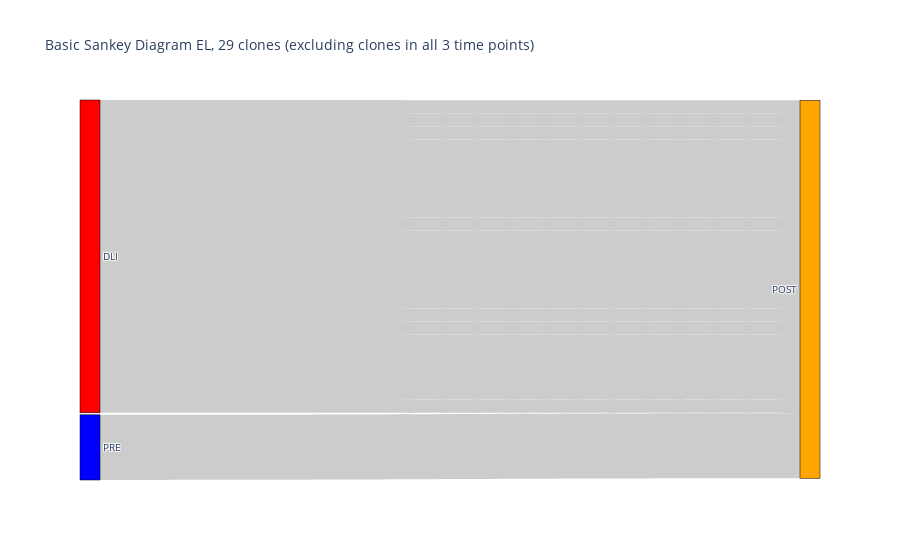
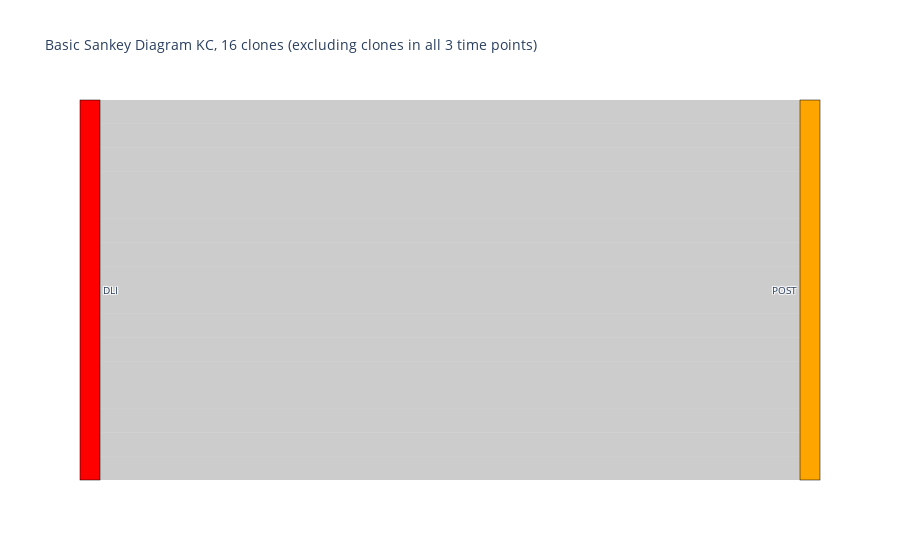
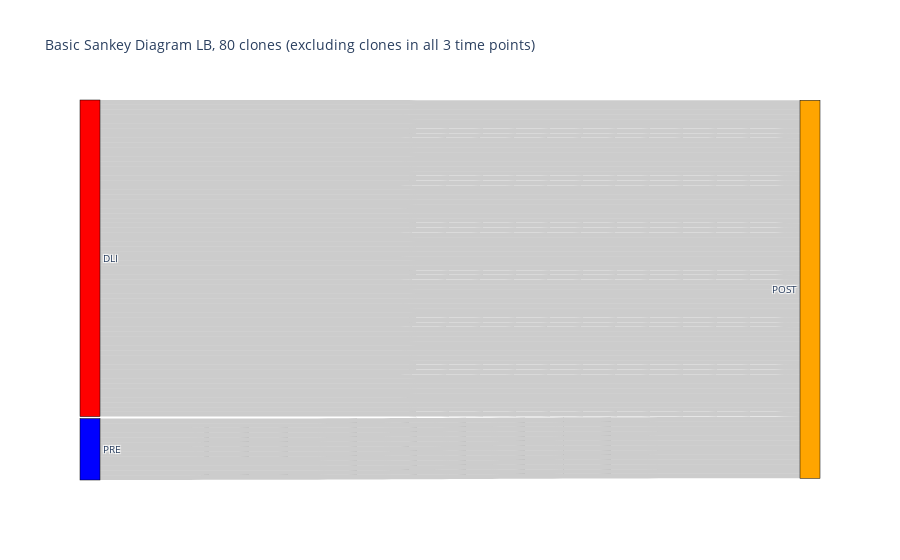
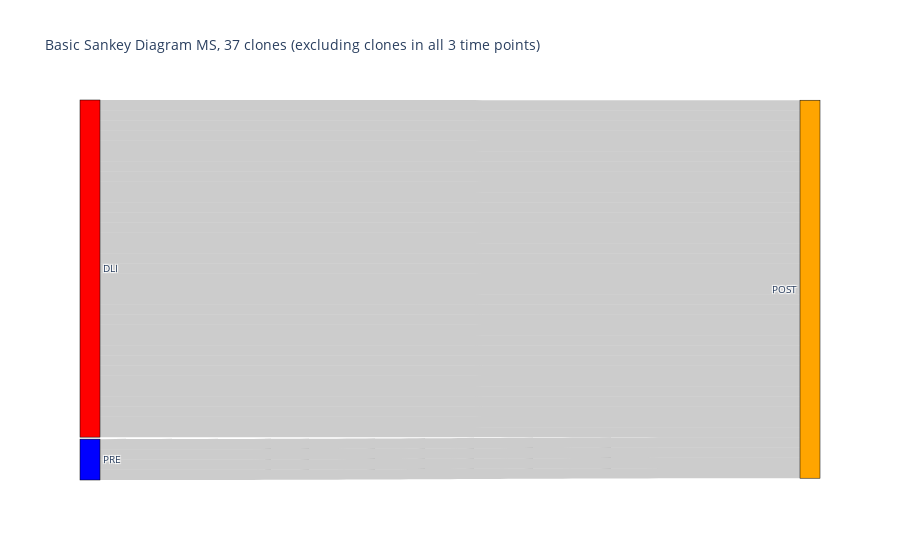

Write notebook code for charts like these, in order.
### Code cell
patients = [ 'EL', 'KC', 'LB', 'MS','AH', 'AM', 'GD', 'JS']

for patient in patients:
    sub = tcr[tcr['patient']==patient]
    cdr = np.unique(sub['cdr3'])
    sub_cdr = clone_df.loc[cdr]
    sub_cdr = sub_cdr[sub_cdr['POST']!=0]
    sub_cdr = sub_cdr[sub_cdr['PRE']+sub_cdr['DLI']!=0]


    sub_cdr[['PRE','POST','DLI']] = np.sign(sub_cdr[['PRE','POST','DLI']] )
    ms = sub_cdr[['PRE','POST','DLI']].sum(axis = 1)
    keep = ms.index[ms<3]
    sub_cdr = sub_cdr.loc[keep]
    


    # starting with just dli->post
    source_arr = []
    target_arr = []
    val_arr = []

    for clone in sub_cdr.index:
    #     source_arr.append(1)
    #     target_arr.append(2)

    #     val_arr.append(sub_cdr.loc[clone,'Log10CloneSize'])

    #     else: val_arr.append(0)

        source_arr.append(0)
        target_arr.append(2)

        if sub_cdr.loc[clone,'PRE']!=0 and sub_cdr.loc[clone,'POST']!=0:
            val_arr.append(1)
    #         val_arr.append(sub_cdr.loc[clone,'Log10CloneSize'])
        else: val_arr.append(0)

        source_arr.append(1)
        target_arr.append(2)

        if sub_cdr.loc[clone,'DLI']!=0 and sub_cdr.loc[clone,'POST']!=0:
            val_arr.append(1)
    #         val_arr.append(sub_cdr.loc[clone,'Log10CloneSize'])
        else: val_arr.append(0)

    #     if sub_cdr.loc[clone,'PRE']!=0 and sub_cdr.loc[clone,'POST']!=0:
    #         val_arr.append(sub_cdr.loc[clone,'Log10CloneSize'])

    #     else: val_arr.append(0)




    #     source_arr.append(s)
    #     target_arr.append(t)
    #     label_arr.append('PRE')
    #     label_arr.append('DLI')
    #     color_arr.append('blue')
    #     color_arr.append('red')
    #     s += 2
    #     t += 2

    #     if sub_cdr.loc[clone,'PRE']!=0 and sub_cdr.loc[clone,'DLI']!=0:
    #         val_arr.append(sub_cdr.loc[clone,'Log10CloneSize'])

    #     else: val_arr.append(0)




    fig = go.Figure(data=[go.Sankey(
        node = dict(
          pad = 2,
          thickness = 20,
          line = dict(color = "black", width = 0.5),
    #       label = label_arr,
    #       color = color_arr
          label = ["PRE", "DLI", "POST"],
          color = ["blue",'red','orange']
        ),

        link = dict(
          source = source_arr, # indices correspond to labels, eg A1, A2, A1, B1, ...
          target = target_arr,
          value = val_arr



    #       source = [0, 1], # indices correspond to labels, eg A1, A2, A1, B1, ...
    #       target = [2, 2],
    #       value = [0, 4]
      ))])

    fig.update_layout(title_text=f"Basic Sankey Diagram {patient}, {len(sub_cdr)} clones (excluding clones in all 3 time points)", font_size=10)
    fig.show()

### Figure 1 — Plotly figure (JSON) as saved in the notebook; plotly's stock layout.template omitted (floating-point values rounded to 4 significant figures)
{"data": [{"link": {"source": [0, 1, 0, 1, 0, 1, 0, 1, 0, 1, 0, 1, 0, 1, 0, 1, 0, 1, 0, 1, 0, 1, 0, 1, 0, 1, 0, 1, 0, 1, 0, 1, 0, 1, 0, 1, 0, 1, 0, 1, 0, 1, 0, 1, 0, 1, 0, 1, 0, 1, 0, 1, 0, 1, 0, 1, 0, 1], "target": [2, 2, 2, 2, 2, 2, 2, 2, 2, 2, 2, 2, 2, 2, 2, 2, 2, 2, 2, 2, 2, 2, 2, 2, 2, 2, 2, 2, 2, 2, 2, 2, 2, 2, 2, 2, 2, 2, 2, 2, 2, 2, 2, 2, 2, 2, 2, 2, 2, 2, 2, 2, 2, 2, 2, 2, 2, 2], "value": [1, 0, 0, 1, 0, 1, 0, 1, 0, 1, 0, 1, 0, 1, 1, 0, 0, 1, 0, 1, 0, 1, 0, 1, 0, 1, 0, 1, 0, 1, 0, 1, 0, 1, 0, 1, 0, 1, 0, 1, 0, 1, 0, 1, 0, 1, 0, 1, 0, 1, 0, 1, 1, 0, 1, 0, 1, 0]}, "node": {"color": ["blue", "red", "orange"], "label": ["PRE", "DLI", "POST"], "line": {"color": "black", "width": 0.5}, "pad": 2, "thickness": 20}, "type": "sankey"}], "layout": {"font": {"size": 10}, "title": {"text": "Basic Sankey Diagram EL, 29 clones (excluding clones in all 3 time points)"}}}

### Figure 2 — Plotly figure (JSON) as saved in the notebook; plotly's stock layout.template omitted (floating-point values rounded to 4 significant figures)
{"data": [{"link": {"source": [0, 1, 0, 1, 0, 1, 0, 1, 0, 1, 0, 1, 0, 1, 0, 1, 0, 1, 0, 1, 0, 1, 0, 1, 0, 1, 0, 1, 0, 1, 0, 1], "target": [2, 2, 2, 2, 2, 2, 2, 2, 2, 2, 2, 2, 2, 2, 2, 2, 2, 2, 2, 2, 2, 2, 2, 2, 2, 2, 2, 2, 2, 2, 2, 2], "value": [0, 1, 0, 1, 0, 1, 0, 1, 0, 1, 0, 1, 0, 1, 0, 1, 0, 1, 0, 1, 0, 1, 0, 1, 0, 1, 0, 1, 0, 1, 0, 1]}, "node": {"color": ["blue", "red", "orange"], "label": ["PRE", "DLI", "POST"], "line": {"color": "black", "width": 0.5}, "pad": 2, "thickness": 20}, "type": "sankey"}], "layout": {"font": {"size": 10}, "title": {"text": "Basic Sankey Diagram KC, 16 clones (excluding clones in all 3 time points)"}}}

### Figure 3 — Plotly figure (JSON) as saved in the notebook; plotly's stock layout.template omitted (floating-point values rounded to 4 significant figures; data arrays with more than 128 entries replaced by an {"elided": "..."} marker saying what was removed)
{"data": [{"link": {"source": {"elided": "160 int values"}, "target": {"elided": "160 int values"}, "value": {"elided": "160 int values"}}, "node": {"color": ["blue", "red", "orange"], "label": ["PRE", "DLI", "POST"], "line": {"color": "black", "width": 0.5}, "pad": 2, "thickness": 20}, "type": "sankey"}], "layout": {"font": {"size": 10}, "title": {"text": "Basic Sankey Diagram LB, 80 clones (excluding clones in all 3 time points)"}}}

### Figure 4 — Plotly figure (JSON) as saved in the notebook; plotly's stock layout.template omitted (floating-point values rounded to 4 significant figures)
{"data": [{"link": {"source": [0, 1, 0, 1, 0, 1, 0, 1, 0, 1, 0, 1, 0, 1, 0, 1, 0, 1, 0, 1, 0, 1, 0, 1, 0, 1, 0, 1, 0, 1, 0, 1, 0, 1, 0, 1, 0, 1, 0, 1, 0, 1, 0, 1, 0, 1, 0, 1, 0, 1, 0, 1, 0, 1, 0, 1, 0, 1, 0, 1, 0, 1, 0, 1, 0, 1, 0, 1, 0, 1, 0, 1, 0, 1], "target": [2, 2, 2, 2, 2, 2, 2, 2, 2, 2, 2, 2, 2, 2, 2, 2, 2, 2, 2, 2, 2, 2, 2, 2, 2, 2, 2, 2, 2, 2, 2, 2, 2, 2, 2, 2, 2, 2, 2, 2, 2, 2, 2, 2, 2, 2, 2, 2, 2, 2, 2, 2, 2, 2, 2, 2, 2, 2, 2, 2, 2, 2, 2, 2, 2, 2, 2, 2, 2, 2, 2, 2, 2, 2], "value": [1, 0, 0, 1, 0, 1, 0, 1, 0, 1, 0, 1, 0, 1, 0, 1, 0, 1, 0, 1, 0, 1, 0, 1, 0, 1, 0, 1, 0, 1, 0, 1, 0, 1, 0, 1, 0, 1, 0, 1, 0, 1, 1, 0, 0, 1, 0, 1, 0, 1, 0, 1, 0, 1, 0, 1, 1, 0, 0, 1, 0, 1, 0, 1, 0, 1, 0, 1, 1, 0, 0, 1, 0, 1]}, "node": {"color": ["blue", "red", "orange"], "label": ["PRE", "DLI", "POST"], "line": {"color": "black", "width": 0.5}, "pad": 2, "thickness": 20}, "type": "sankey"}], "layout": {"font": {"size": 10}, "title": {"text": "Basic Sankey Diagram MS, 37 clones (excluding clones in all 3 time points)"}}}
